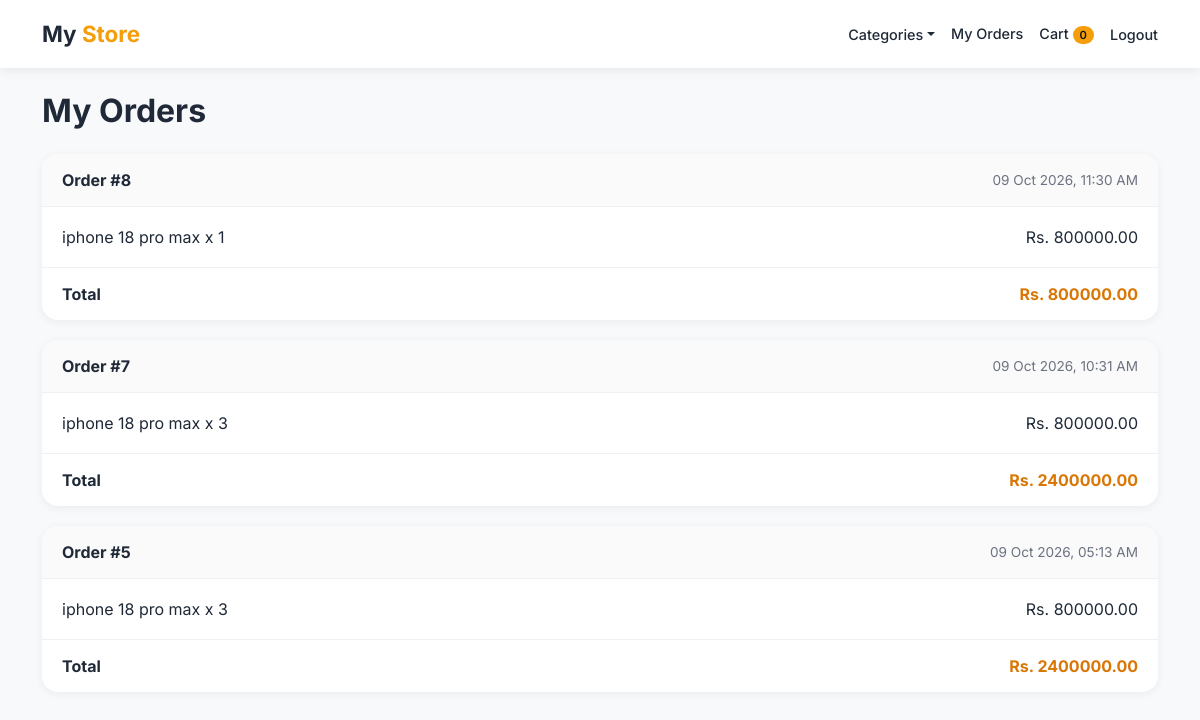
The page /orders/my-orders/ (signed in) on the database as committed earlier.
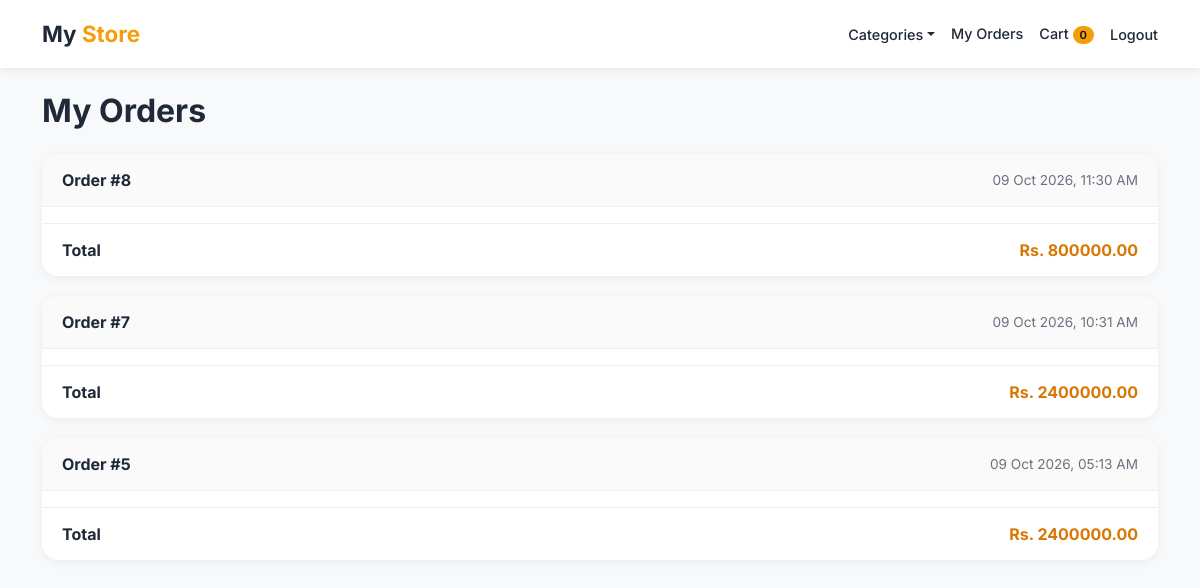
The same page on the database as committed later.
### orders/models.py (models this page shows, shortened)
class Order(models.Model):
    user = models.ForeignKey(User,on_delete=models.SET_NULL , null=True , blank=True)
    full_name = models.CharField(max_length=100)
    phone = models.CharField(max_length=20)
    address = models.TextField()
    total = models.DecimalField(max_digits=10, decimal_places=2)
    created_at = models.DateTimeField(auto_now_add=True)
    payment_status = models.CharField(
        max_length=20,
        default='pending'
    )
    stripe_session_id = models.CharField(
        max_length=255,
        blank=True,
        null=True
    )

class OrderItem(models.Model):
    order = models.ForeignKey(Order, on_delete=models.CASCADE, related_name='items')
    product = models.ForeignKey(Product, on_delete=models.CASCADE)
    price = models.DecimalField(max_digits=10, decimal_places=2)
    quantity = models.PositiveIntegerField(default=1)

### store/models.py (models this page shows, shortened)
class Product(models.Model):
    category = models.ForeignKey(Category, on_delete=models.CASCADE)
    name = models.CharField(max_length=100)
    slug = models.SlugField(unique=True)
    description = models.TextField()
    price = models.DecimalField(max_digits=10, decimal_places=2)
    image = models.ImageField(upload_to='products/')

### orders/views.py (the view)
# urls.py: path('my-orders/', views.my_orders, name='my_orders'),
@login_required
def my_orders(request):
    orders = Order.objects.filter(
        user=request.user
    ).order_by('-created_at')
    return render(
        request,
        'orders/my_orders.html',
        {'orders': orders},
    )

### cart/context_processors.py (called while the page is built)
def cart_count(request):
    cart = request.session.get('cart' , {})
    return { 'cart_count': sum(cart.values()) }

### store/context_processors.py (called while the page is built)
def nav_categories(request):
    return {'nav_categories' : Category.objects.all()}

### orders/templates/orders/my_orders.html (shortened to what this page needs)
{% extends "store/base.html" %}
{% load static %}
{% block extra_css %}
    <link rel="stylesheet" href="{% static 'orders/css/my_orders.css' %}">
{% endblock %}
{% block content %}
    <h2 class="orders-title mb-4">My Orders</h2>
    {% for order in orders %}
        <div class="order-card">
            <div class="order-head">
                <span class="order-id">Order #{{ order.id }}</span>
                <span class="order-date">{{ order.created_at|date:"d M Y, h:i A" }}</span>
            </div>
            <div class="order-body">
                {% for item in order.items.all %}
                    <div class="order-line">
                        <span>{{ item.product.name }} x {{ item.quantity }}</span>
                        <span>Rs. {{ item.price }}</span>
                    </div>
                {% endfor %}
            </div>
            <div class="order-foot">
                <span>Total</span>
                <span>Rs. {{ order.total }}</span>
            </div>
        </div>
    {% empty %}
        <div class="no-orders">
            <h5>You haven’t placed any order yet.</h5>
            <p class="text-muted">Choose something you like and place your first order!</p>
            <a href="{% url 'home' %}" class="btn btn-primary rounded-pill px-4">Start Shopping</a>
        </div>
    {% endfor %}
{% endblock %}

### store/templates/store/base.html (shortened to what this page needs)
{% load static %}
<!DOCTYPE html>
<html lang="en">
<head>
    <link href="https://cdn.jsdelivr.net/npm/bootstrap@5.3.3/dist/css/bootstrap.min.css" rel="stylesheet">
    <link rel="stylesheet" href="{% static 'store/css/style.css' %}">
    <link rel="stylesheet" href="{% static 'store/css/style.css' %}">
    {% block extra_css %}{% endblock %}
</head>
<body>
    <nav class="navbar site-navbar">
        <div class="container">
            <a class="navbar-brand brand-logo" href="{% url 'home' %}">My <span>Store</span></a>
                <div class="d-flex align-items-center gap-3">
                 {% if user.is_authenticated %}
                                    <div class="dropdown">
                    <a class="nav-link-simple dropdown-toggle" href="#" role="button" data-bs-toggle="dropdown" aria-expanded="false">Categories</a>
                </div>
                    <a href="{% url 'my_orders' %}" class="nav-link-simple">My Orders</a>
                    <a href="{% url 'cart_detail' %}" class="nav-link-simple">
                        Cart <span class="cart-badge">{{ cart_count }}</span>
                    </a>
                    <form method="post" action="{% url 'logout' %}" class="d-inline">
                        <button type="submit" class="nav-link-simple">Logout</button>
                    </form>
                {% else %}
                    <a href="{% url 'login' %}" class="nav-link-simple">Login</a>
                    <a href="{% url 'signup' %}" class="btn btn-primary btn-sm rounded-pill px-3">Sign Up</a>
                {% endif %}
            </div>
        </div>
    </nav>
    <div class="container my-4">
        {% block content %}{% endblock %}
    </div>
</body>
</html>

### store/static/store/css/style.css (style rules this page uses)
:root { --primary: #f59e0b; --primary-dark: #d97706; --dark: #1f2937; --bg: #f8f9fb; }
body { background-color: var(--bg); font-family: 'Inter', sans-serif; color: var(--dark); }
.site-navbar { background: #fff; box-shadow: 0 2px 10px rgba(0, 0, 0, 0.08); padding: 12px 0; }
.brand-logo { font-weight: 700; font-size: 1.4rem; color: var(--dark); }
.brand-logo span { color: var(--primary); }
.nav-link-simple { color: var(--dark); text-decoration: none; font-size: 0.9rem; font-weight: 500; background: none; border: none; padding: 0; }
.cart-badge { background: var(--primary); color: #111; font-size: 0.7rem; font-weight: 600; border-radius: 50px; padding: 2px 7px; }

### orders/static/orders/css/my_orders.css (style rules this page uses)
.orders-title { font-weight: 700; }
.order-card { background: #fff; border-radius: 16px; margin-bottom: 20px; box-shadow: 0 2px 10px rgba(0, 0, 0, 0.06); overflow: hidden; }
.order-head { display: flex; justify-content: space-between; align-items: center; padding: 14px 20px; background: #fafafa; border-bottom: 1px solid #f0f0f0; }
.order-id { font-weight: 700; }
.order-date { color: #6b7280; font-size: 0.85rem; }
.order-body { padding: 8px 20px; }
.order-foot { display: flex; justify-content: space-between; padding: 14px 20px; border-top: 1px solid #f0f0f0; font-weight: 700; }
.order-foot span:last-child { color: var(--primary-dark); }

Rows that differ between the two databases and show on the page:
removed OrderItem: product.name "iphone 18 pro max", quantity "1", price "800000.00", shown under Order "09 Oct 2026, 11:30 AM"
removed OrderItem: product.name "iphone 18 pro max", quantity "3", price "800000.00", shown under Order "09 Oct 2026, 10:31 AM"
removed OrderItem: product.name "iphone 18 pro max", quantity "3", price "800000.00", shown under Order "09 Oct 2026, 05:13 AM"
